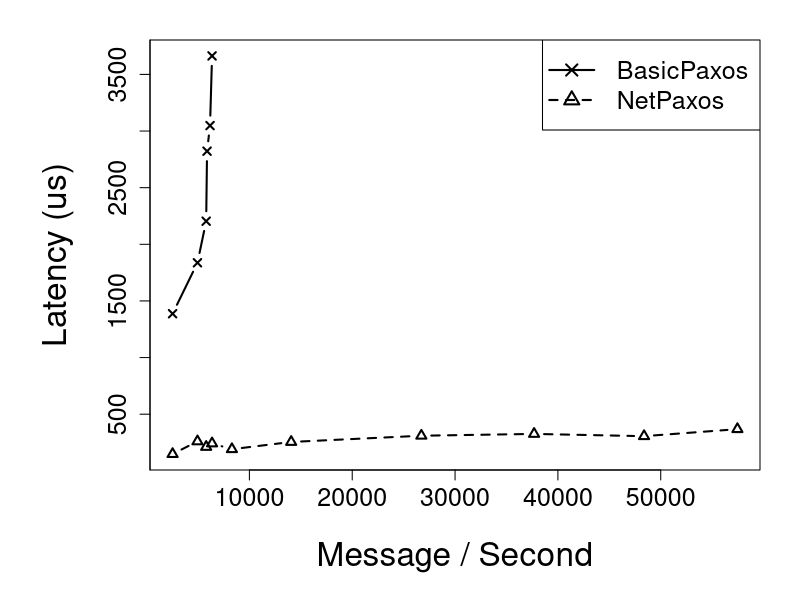
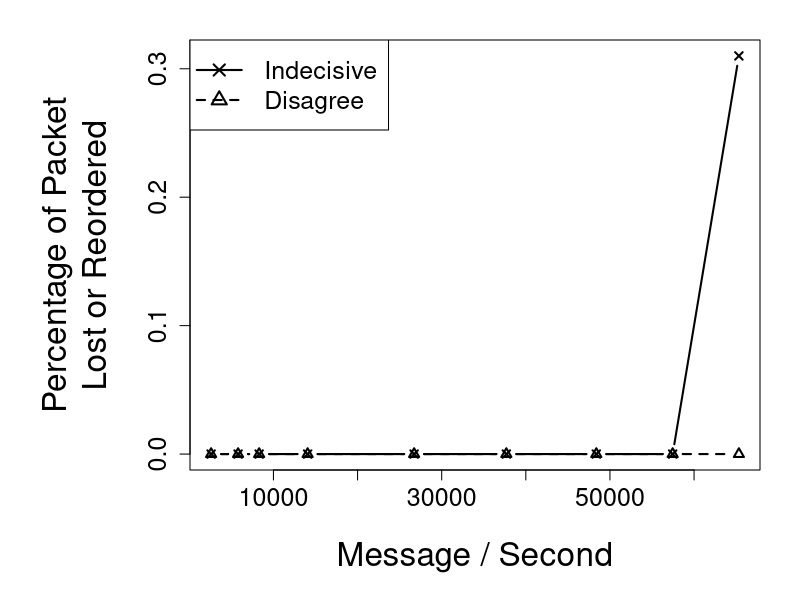

Generate these figures, in order, with R:
latency_plot <- function() {
    # Define input
    data <- read.csv("exp.dat", header=T)
    net <- data[,c(1,2)]
    net <- na.omit(net)
    
    basic <- data[,c(1,3)]
    basic <- na.omit(basic)
    
    colors <-c('royalblue', 'red')
    
    pdf("figures/tput-vs-latency.pdf")
    par(mar=c(6.5, 7.5, 2.0, 2.0))
    
    yrange <- range(basic$BasicPaxos, net$NetPaxos)
    xrange <- range(net$PPS)
    
    plot(x=basic$PPS, y=basic$BasicPaxos, type="b", 
        lty=1, pch=4,
        xlab="", ylab="", 
        yaxp = c(0,5000,10),
        ylim=yrange, xlim=xrange, 
        cex.axis=1.5, lwd=2)
    title(xlab="Message / Second", ylab="Latency (us)", cex.lab=2.0, line=4)
    par(new=T)
    
    plot(x=net$PPS, y=net$NetPaxos,  type="b", xlab="", ylab="",
         ylim=yrange, axes=F, lty=2, pch=2, lwd=2)
    par(new=F)
    
    legend('topright', c('BasicPaxos', 'NetPaxos'),
        cex=1.5,
        lty=c(1,2),
        pch=c(4,2),
        lwd=2,
    )
    
    dev.off()
}

loss_plot <- function() {
    # Define input
    data <- read.csv("loss.dat", header=T)
    
    colors <-c('royalblue', 'red')
    
    pdf("figures/tput-vs-loss.pdf")
    par(mar=c(6.5, 9.5, 2.0, 2.0))
    
    yrange <- range(data$indecisive, data$disagree)
    xrange <- range(data$pps)
    
    plot(x=data$pps, y=data$indecisive, type="b", 
        lty=1, pch=4,
        xlab="", ylab="", 
        yaxp = c(0, 0.5, 5),
        ylim=yrange, xlim=xrange, 
        cex.axis=1.5, lwd=2)
    title(xlab="Message / Second", ylab="Percentage of Packet\nLost or Reordered", cex.lab=2.0, line=4)
    par(new=T)
    
    plot(x=data$pps, y=data$disagree,  type="b", xlab="", ylab="",
         ylim=yrange, axes=F, lty=2, pch=2, lwd=2)
    par(new=F)
    
    legend('topleft', c('Indecisive', 'Disagree'),
        cex=1.5,
        lty=c(1,2),
        pch=c(4,2),
        lwd=2,
    )
    
    dev.off()
}

latency_plot()
loss_plot()
